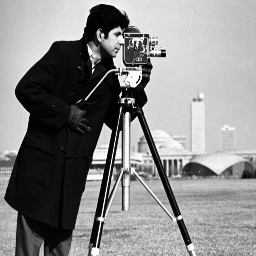
#> input picture data/cameraman.tif, 256 x 256 px
$ jupyter execute --allow-errors IA898A_Ex02_FernandaFerreira.ipynb   (shell and % lines are left out)   (Python 2 division)   (older library calls are emulated)
#> lines starting #> are read from the running program, lines starting #| are printed output that depends on the picture
# Ex02 - Resolução espacial e resolução radiométrica

1. **Entendendo a resolução espacial:** Reproduza as figuras dos slides 21 e 22 (Aula2.pdf). Use, no lugar da imagem da rosa, a imagem do cameraman.
2. **Entendendo a resolução radiométrica:** Visualize a imagem do cameraman em níveis de cinza e altere progressivamente a quantização (slide 30).
3. **Explorando diferentes espaços de cores:** Abra uma imagem colorida (use as imagens existentes no diretório *data*) e visualize as 3 bandas RGB. Converta para uma imagem em níveis de cinza usando vários métodos e encontre uma forma (quantitativa) de comparar as diversas imagens em níveis de cinza obtidas:
    - convert(L) do PIL;
    - médias das bandas R, G, B;
    - média ponderada das bandas R, G, B: procure qual a poderação mais utilizada;
4. **Retomando a geração de imagens sintéticas:** Faça um programa qualquer de geração de imagem a partir de uma equação. Utilize a função *indices* do Numpy

# Resolução

## Exercício 1

### Importação das bibliotecas e verificação das informações da figura.

[cell 1]
import numpy as np
from PIL import Image
import matplotlib.pyplot as plt

img = Image.open('data/cameraman.tif')
#> img is the input picture: PIL image 256x256 L; min 0, max 251, mean 137.1
img.size, img.format, img.mode
#> Out = ((256, 256), 'TIFF', 'L')

### Usando o matplotlib para alterar a resolução espacial da imagem. Os parâmetros foram passados em polegadas.

[cell 2]
img = np.array(img)
fs = [40, 20, 10, 5, 2, 1]

for i in fs:
    plt.figure(figsize=(i, i))
    #plt.title("Cameraman - fs=","%di",  fontsize=18)
    plt.imshow(img, cmap='gray')
    #plt.axis('off')
    plt.show()

Dessa Maneira, podemos observar que alteramos o tamanho da imagem na visualização e não na matriz. Ou seja, se visualizarmos a matriz inicial será observado que não houve mudança.

[cell 3]
#Diminuir a resolução de acordo com os tamanhos sugeridos:
basewidth1 = 128
basewidth2 = 64
basewidth3 = 32
basewidth4 = 16
basewidth5 = 8

#para manter a proporção da largura e altura da imagem original
#> (the rest of this cell did not finish here and is left out)

Podemos observar que a biblioteca PIL imprime as imagens com os seus tamanhos originais. Vamos agora imṕrimir as imagens utilizando o matplotlib.

[cell 4]
fig, ax = plt.subplots(1, 5, figsize=(12,12))
#> (the rest of this cell did not finish here and is left out)

Podemos notar a alteração na resolução das imagens dessa maneira, ou seja, a última imagem está "pixada".

Agora, utilizaremos o Thumbnail da biblioteca PIL, o qual irá mudar a resolução espacial da imagem, porém presevará os aspectos originais.

    Obs.: o thumbnail não permite causar o efeito para imagens maiores do que a original.

#> (a cell that did not finish here is left out)

#> (a cell that did not finish here is left out)

#> (a cell that did not finish here is left out)

#> (a cell that did not finish here is left out)

#> (a cell that did not finish here is left out)

#> (a cell that did not finish here is left out)

## Exercício 2

#### Imagem original 8bits

[cell 11]
img = Image.open('../data/cameraman.tif')

print img.size, img.format, img.mode, type(img)
#| (256, 256) TIFF L <class 'PIL.TiffImagePlugin.TiffImageFile'>
img

#### Imagem com profundidade de 4 bits

[cell 12]
f4 = img.quantize(colors=16)
print f4.size, f4.format, f4.mode, type(f4)
#| (256, 256) None P <class 'PIL.Image.Image'>
f4

#### Imagem com profundidade  de 2 bits

[cell 13]
f2 = img.quantize(colors=4)
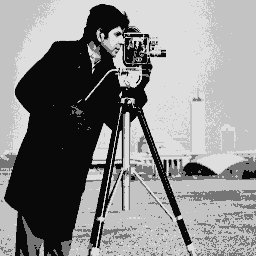
#> f2: PIL image 256x256 P; min 9, max 222, mean 137
print f2.size, f2.format, f2.mode, type(f2)
#| (256, 256) None P <class 'PIL.Image.Image'>
f2

Podemos observar que a resolução radiométrica são alterações na quantização das imagens.

## Exercício 3

[cell 14]
img = Image.open('data/boat.tif')
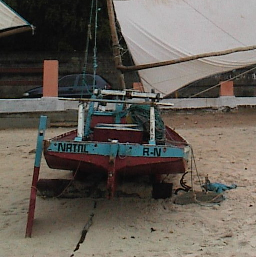
#> input picture data/boat.tif, 256 x 257 px
#> img is the input picture: PIL image 256x257 RGB; mean R, G, B 101.3, 94.9, 87.4

print (img.size, img.format, img.mode)
#| (256, 257) TIFF RGB
img

[cell 15]
r,g,b = img.split()
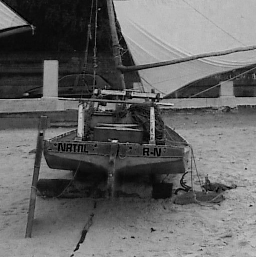
#> r: PIL image 256x257 L; min 0, max 218, mean 101.3
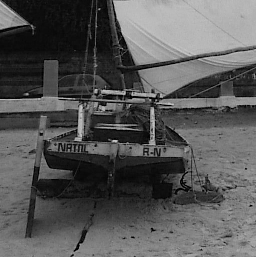
#> b: PIL image 256x257 L; min 0, max 201, mean 87.4

[cell 16]
print (r.mode, r.format, r.size)
#| L None (256, 257)
r

[cell 17]
print (g.mode, g.format, g.size)
#| L None (256, 257)
g

[cell 18]
print (b.mode, b.format, b.size)
#| L None (256, 257)
b

[cell 19]
imgGray = Image.open('data/boat.tif').convert('L')
imgGray

[cell 20]
rnp = np.array(r)
bnp = np.array(b)
gnp = np.array(g)

I = (rnp + bnp + gnp)/3
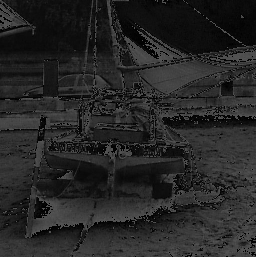
#> I: shape (257, 256); min 0, max 85, mean 38.5

plt.imshow(I,cmap='gray')
plt.title('Media das bandas RGB')
plt.colorbar()
plt.show()
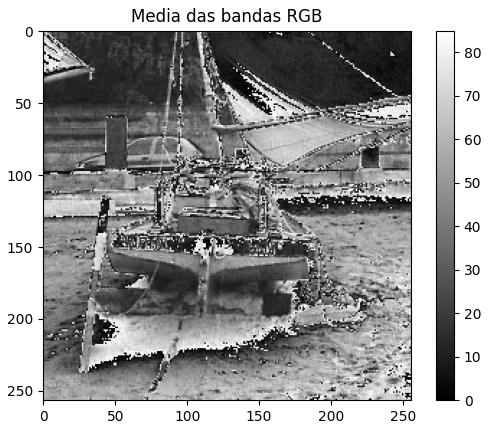
#> figure drawn by matplotlib, 2 panels

I2 = (rnp/3) + (bnp/3) + (gnp/3)

plt.imshow(I2,cmap='gray')
plt.title('Media das bandas RGB')
plt.colorbar()
plt.show()

Podemos observar que a primeira imagem ocorre o 'overflow', ou seja, os valores ultrapassam os 255 tons de cinza.

[cell 21]
Ip = (2.5*rnp + 2.5*bnp + 5*gnp)/10
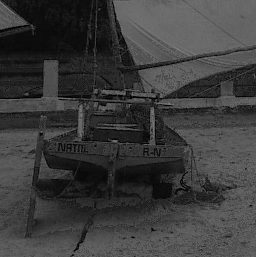
#> Ip: shape (257, 256) float64; min 0, max 126.2, mean 60.5
plt.imshow(Ip,cmap='gray')
plt.title('Media ponderada - R=0.25, G=0.5, B=0.25')
plt.colorbar()

O grau de luminosidade de uma cor significa quanto o olho humano pode perceber desta cor.  Pode ser calculado por:

                                Luminosidade = R*0.3 + G*0.59 + B *0.11

[cell 22]
Ip2 = (0.3*rnp + 0.59*gnp + 0.11*bnp)
plt.imshow(Ip2,cmap='gray')
plt.title('Media ponderada - R=0.3, G=0.59, B=0.11')
plt.colorbar()
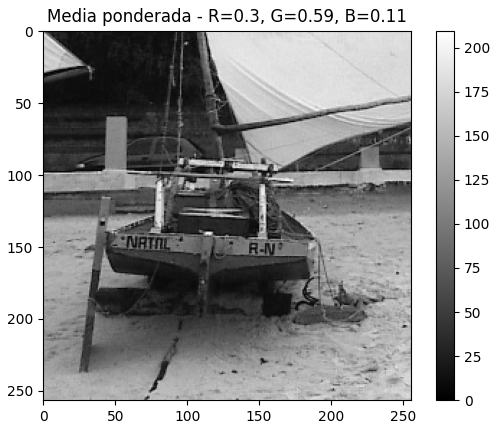
#> figure drawn by matplotlib, 2 panels

Como podemos observar, as imagens geradas apresentaram diferentes níveis de cinzas (com excessão da média das bandas RGB que obteve uma imagem distorcida), as quais não podemos afirmar que são melhores ou piores. Entretando, podemos dizer que algumas são mais perceptíveis em relação a diferenciar determinadas cores. A imagem gerada através da luminosidade (R=0.3, G=0.59, B=0.11) apresentou uma maior percepção das cores em relação as anteriores.

## Exercício 4

A imagem gerada a seguir, partiu da equação sinc, a qual é muito utilizada em filtros na area de processamento de sinais.

[cell 23]
e = np.spacing(1) #valor pequeno para evitar a divisão por zeros
rows = np.linspace(-10.0, 10.0, 150) # coordenadas das linhas
cols = np.linspace(-12.0, 12.0, 180)
r, c = np.meshgrid(rows, cols, indexing='ij') #grid de coordenadas estilo numpy
z =  np.sin(r**2 + c**2 + e) / (r**2 + c**2 + e)

[cell 24]
plt.imshow(z, cmap='gray')
plt.colorbar()
plt.show()
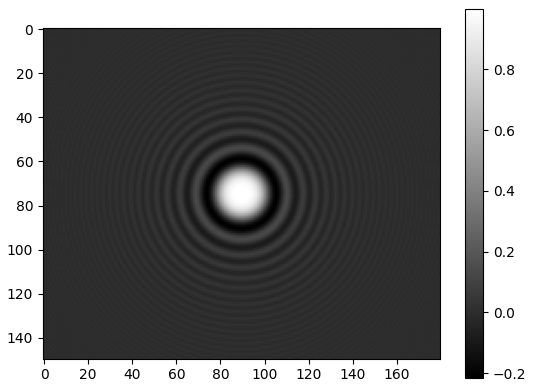
#> figure drawn by matplotlib, 2 panels

plt.imshow(z)
plt.colorbar()
plt.show()
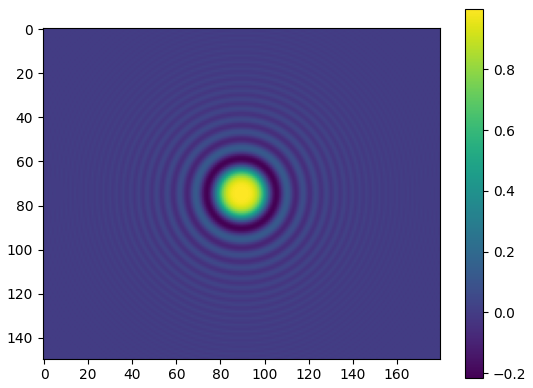
#> figure drawn by matplotlib, 2 panels
